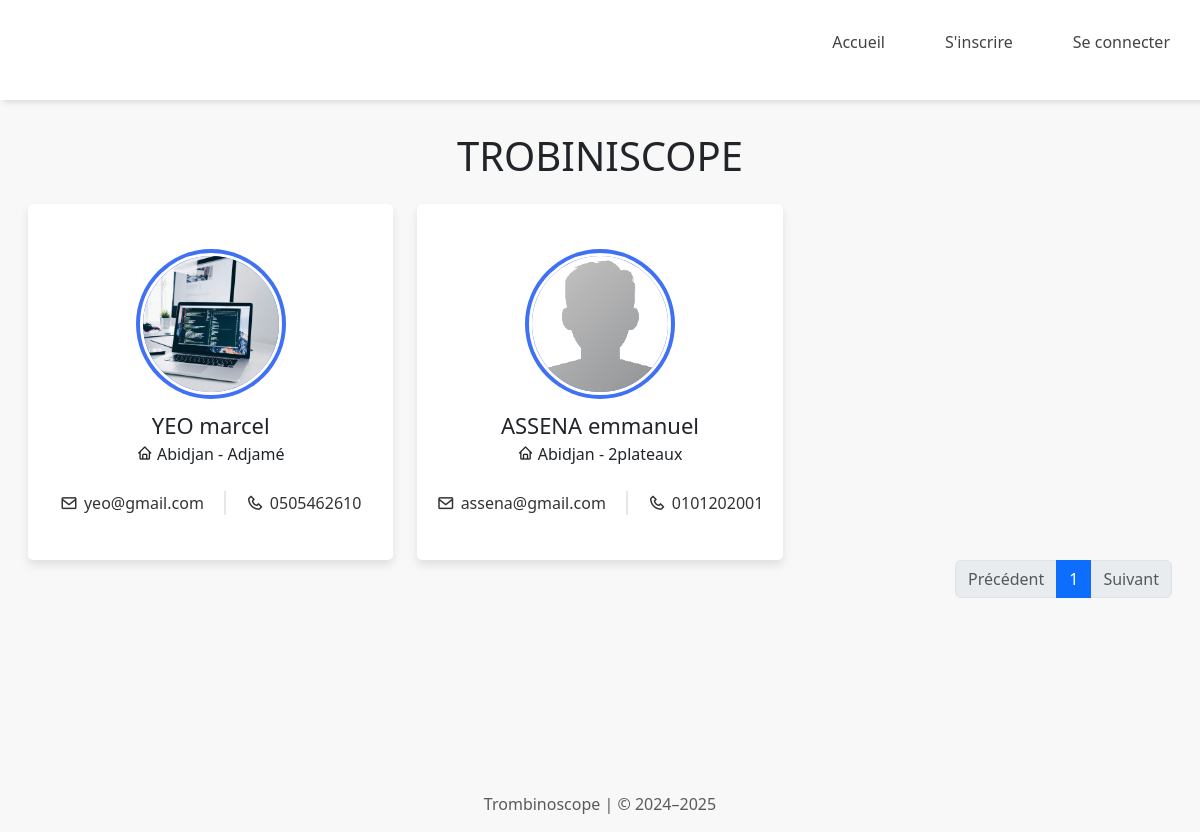
Before: / with the older database file.
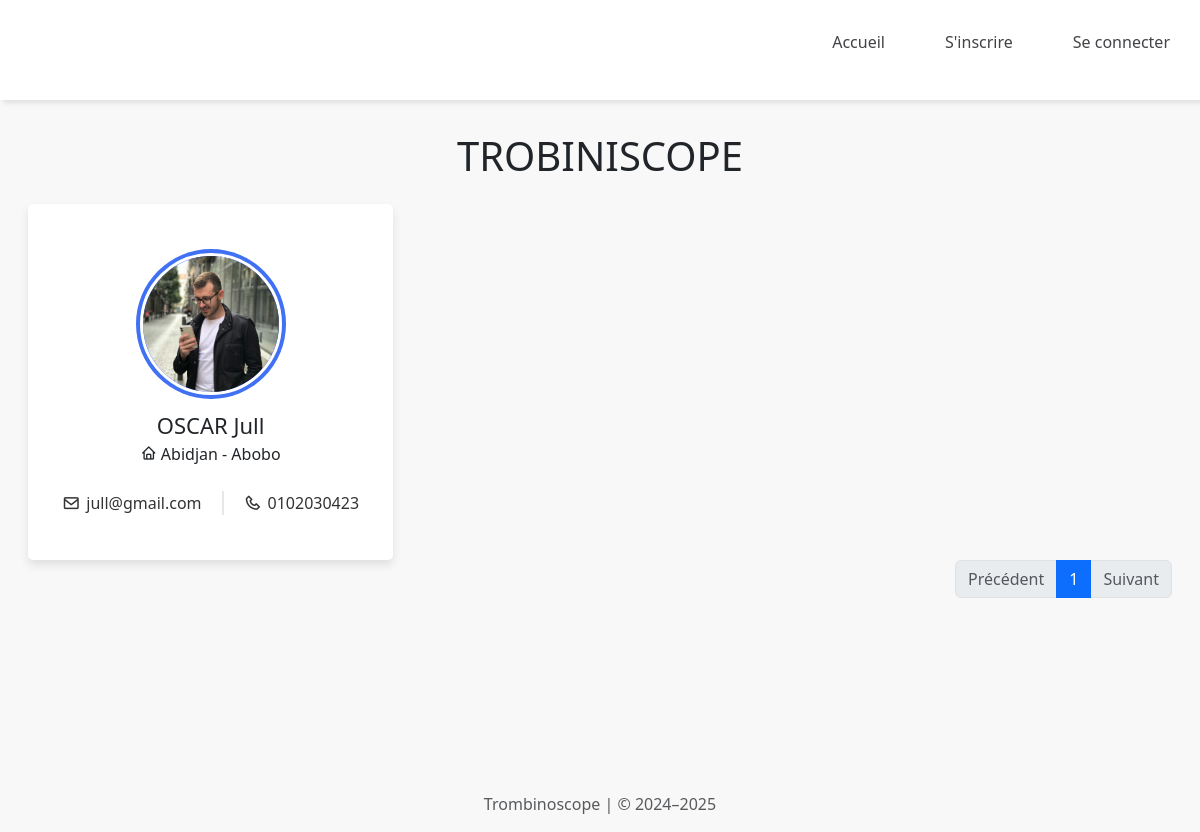
After: the same page with the newer database file.
### App/models.py (models this page shows)
class Personne(AbstractUser):
    email = models.EmailField(unique=True)
    username = None
    last_name = None
    first_name = None
    nom = models.CharField(max_length=30)
    prenom = models.CharField(max_length=30)
    telephone = models.CharField(max_length=30, unique=True)
    adresse = models.CharField(max_length=200)
    photo = models.ImageField(upload_to="photos/")
    USERNAME_FIELD = 'email'
    REQUIRED_FIELDS = ['nom', 'prenom', 'telephone','adresse']
    objects = PersonneManager()

### App/views.py (the view)
# urls.py: path('', views.index, name="index"),
def index(request):
    data_list = Personne.objects.all()  # Fetch data from your model
    paginator = Paginator(data_list, 3)  # Show 10 items per page
    page_number = request.GET.get('page')  # Get the page number from the query string
    try:
        personne = paginator.page(page_number)
    except PageNotAnInteger:
        personne = paginator.page(1)  # If page is not an integer, show the first page
    except EmptyPage:
        personne = paginator.page(paginator.num_pages)
    return render(request, 'index.html', {'data':personne})

### App/templates/index.html (shortened to what this page needs)
{% extends 'cv/base.html' %}
{% load static %}
{% block content %}
<section>
    <div class="text-center mb-4">
      <h1>TROBINISCOPE</h1>
    </div>
    {% if data %}
    <div class="row">
        {% for d in data %}
            {% if d.nom != 'admin'%}
            <div class="col-sm-4">
                <div class="profile-card">
                    <div class="image">
                        {% if d.photo %}
                            <img src="{{d.photo.url}}" alt="" class="profile-img">
                        {% else %}
                            <img src="{% static 'assets/img/default-avatar.png' %}" alt="" class="profile-img">
                        {% endif %}
                    </div>
                    <div class="text-data">
                        <span class="name">{{d.nom|upper}} {{d.prenom}}</span>
                    </div>
                    <div>
                        <div>
                            <span><i class='bx bx-home'></i> {{d.adresse}} </span>
                        </div>
                    </div>
                    <div class="analytics">
                        <div class="data">
                            <i class='bx bx-envelope'></i>
                            <span class="number">{{d.email}}</span>
                        </div>
                        <div class="data">
                            <i class='bx bx-phone'></i>
                            <span class="number">{{d.telephone}}</span>
                        </div>
                    </div>
                </div>
            </div>
            {% endif %}
        {% endfor %}
    </div>
    <div>
        <div aria-label="Page navigation example" style="box-shadow: none;">
            <ul class="pagination justify-content-end">
              {% if data.has_previous %}
                <li class="page-item">
                  <a class="page-link" href="?page={{ data.previous_page_number }}" aria-label="Previous">
                    Précédent
                  </a>
                </li>
              {% else %}
                <li class="page-item disabled">
                  <a class="page-link" aria-label="Previous">
                    Précédent
                  </a>
                </li>
              {% endif %}
              {% for page_num in data.paginator.page_range %}
                {% if page_num == data.number %}
                  <li class="page-item active" aria-current="page">
                    <a class="page-link" href="#">{{ page_num }}</a>
                  </li>
                {% else %}
                  <li class="page-item">
                    <a class="page-link" href="?page={{ page_num }}">{{ page_num }}</a>
                  </li>
                {% endif %}
              {% endfor %}
              {% if data.has_next %}
                <li class="page-item">
                  <a class="page-link" href="?page={{ data.next_page_number }}" aria-label="Next">
                    Suivant
                  </a>
                </li>
              {% else %}
                <li class="page-item disabled">
                  <a class="page-link" aria-label="Next">
                    Suivant
                  </a>
                </li>
              {% endif %}
            </ul>
        </div>
    </div>
    {% else %}
        <div>NO bady</div>
    {% endif %}
</section>
{% endblock %}

### App/templates/cv/base.html (shortened to what this page needs)
{% load static %}
<!DOCTYPE html>
<html lang="en">
<head>
    <link href="https://cdn.jsdelivr.net/npm/bootstrap@5.3.3/dist/css/bootstrap.min.css" rel="stylesheet">
    <link href='https://unpkg.com/boxicons@2.0.9/css/boxicons.min.css' rel='stylesheet'>
    <link href="https://cdnjs.cloudflare.com/ajax/libs/font-awesome/6.5.0/css/all.min.css" rel="stylesheet">
    <link href="https://cdn.jsdelivr.net/npm/select2@4.0.13/dist/css/select2.min.css" rel="stylesheet" />
</head>
<body>
    <nav class="navBar">
        <ul>
            {% if user.is_authenticated %}
                <li class="hideOnMible">
                    <a class="lien" href="{% url 'profil' %}">
                        <span class="text">Accueil</span>
                    </a>
                </li>
                <li class="hideOnMible">
                    <a class="lien" href="{% url 'index' %}">
                        <span class="text">Trombinoscope</span>
                    </a>
                </li>
                <li class="hideOnMible">
                    <a class="lien" href="{% url 'mesCv' %}">
                        <span class="text">Mes CV</span>
                    </a>
                </li>
                <li class="hideOnMible">
                    <a class="lien" href="{% url 'format-cv' %}">
                        <span class="text">Ajouter CV</span>
                    </a>
                </li>
                <li class="hideOnMible">
                    <a href="{% url 'deconnexion' %}" class="text-danger">
                        <i class='bx bxs-log-out-circle' ></i>
                        <span class="text">Deconnecter</span>
                    </a>
                </li>
            {% else %}
                <li class="hideOnMible"><a href=""></a></li>
                <li class="hideOnMible"><a class="lien" href="{% url 'index' %}">Accueil</a></li>
                <li class="hideOnMible"><a class="lien" href="{% url 'ajouterPersonne' %}">S'inscrire</a></li>
                <li class="hideOnMible"><a class="lien" href="{% url 'connexion' %}">Se connecter</a></li>
            {% endif %}
        </ul>
    </nav>
    <div id="content" class="container-fluid">
        {% block content %}
        {% endblock %}
    </div>
    <footer style="height: 60px; display: flex; align-items: center; justify-content: center; margin-top: 10em;">
        <div class="text-center">
            <p class="mt-5 mb-3 text-muted">Trombinoscope | © 2024–2025</p>
        </div>
    </footer>
</body>
</html>

### App/templates/cv/base.html (style rules this page uses)
* { margin: 0; padding: 0; }
body { min-height: 100vh; background-size: cover; background-repeat: no-repeat; background-position: center; background-color: #f9f8f8; font-family: 'Segoe UI', Tahoma, Geneva, Verdana, sans-serif'; }
.lien { color: #424346; }

### App/templates/index.html (style rules this page uses)
section { margin: 2em 1em; }
.profile-card { max-width: 380px; width: 100%; background-color: #ffffff; box-shadow: 0 5px 10px rgba(0, 0, 0, 0.1); border-radius: 5px; display: flex; flex-direction: column; align-items: center; padding: 45px; position: relative; }
.profile-card::before { content: ""; position: absolute; height: 36%; width: 100%; top: 0; left: 0; border-radius: 5px 5px 0 0; }
.profile-card .text-data { display: flex; flex-direction: column; align-items: center; }
.text-data .name { font-size: 22px; font-weight: 500; }
.image { position: relative; height: 150px; width: 150px; border-radius: 50%; background-color: #4070F4; padding: 4px; margin-bottom: 10px; }
.image .profile-img { height: 100%; width: 100%; object-fit: cover; border-radius: 50%; border: 3px solid #FFF; }
.profile-card .analytics { display: flex; align-items: center; margin-top: 25px; }
.analytics .data { display: flex; align-items: center; color: #333; padding: 0 20px; border-right: 2px solid #e7e7e7; }
.data i { font-size: 18px; margin-right: 6px; }
.data:last-child { border-right: none; }

Changed rows visible on the page:
no longer on this page (row edited): Personne: photo (picture), nom "YEO", prenom "marcel", adresse "Abidjan - Adjamé", email "yeo@gmail.com", telephone "0505462610"
removed Personne: nom "ASSENA", prenom "emmanuel", adresse "Abidjan - 2plateaux", email "assena@gmail.com", telephone "0101202001"
added Personne: photo (picture), nom "OSCAR", prenom "Jull", adresse "Abidjan - Abobo", email "jull@gmail.com", telephone "0102030423"
